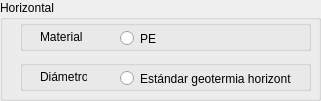
      <widget class="QGroupBox" name="gbhorizontal">
       <property name="geometry">
        <rect>
         <x>650</x>
         <y>460</y>
         <width>321</width>
         <height>101</height>
        </rect>
       </property>
       <property name="title">
        <string>Horizontal</string>
       </property>
       <widget class="QGroupBox" name="gbHor1">
        <property name="geometry">
         <rect>
          <x>20</x>
          <y>20</y>
          <width>291</width>
          <height>31</height>
         </rect>
        </property>
        <property name="title">
         <string/>
        </property>
        <widget class="QLabel" name="lbmaterial_2">
         <property name="geometry">
          <rect>
           <x>20</x>
           <y>10</y>
           <width>47</width>
           <height>13</height>
          </rect>
         </property>
         <property name="text">
          <string>Material</string>
         </property>
        </widget>
        <widget class="QRadioButton" name="rbpe100">
         <property name="geometry">
          <rect>
           <x>100</x>
           <y>10</y>
           <width>82</width>
           <height>17</height>
          </rect>
         </property>
         <property name="text">
          <string>PE </string>
         </property>
         <property name="autoExclusive">
          <bool>true</bool>
         </property>
        </widget>
       </widget>
       <widget class="QGroupBox" name="gbDiam1">
        <property name="geometry">
         <rect>
          <x>20</x>
          <y>60</y>
          <width>291</width>
          <height>31</height>
         </rect>
        </property>
        <property name="title">
         <string/>
        </property>
        <widget class="QLabel" name="lbdiametro">
         <property name="geometry">
          <rect>
           <x>20</x>
           <y>10</y>
           <width>47</width>
           <height>13</height>
          </rect>
         </property>
         <property name="text">
          <string>Diámetro</string>
         </property>
        </widget>
        <widget class="QRadioButton" name="rb32mm">
         <property name="geometry">
          <rect>
           <x>100</x>
           <y>10</y>
           <width>171</width>
           <height>17</height>
          </rect>
         </property>
         <property name="text">
          <string>Estándar geotermia horizontal</string>
         </property>
         <property name="autoExclusive">
          <bool>true</bool>
         </property>
        </widget>
       </widget>
      </widget>
